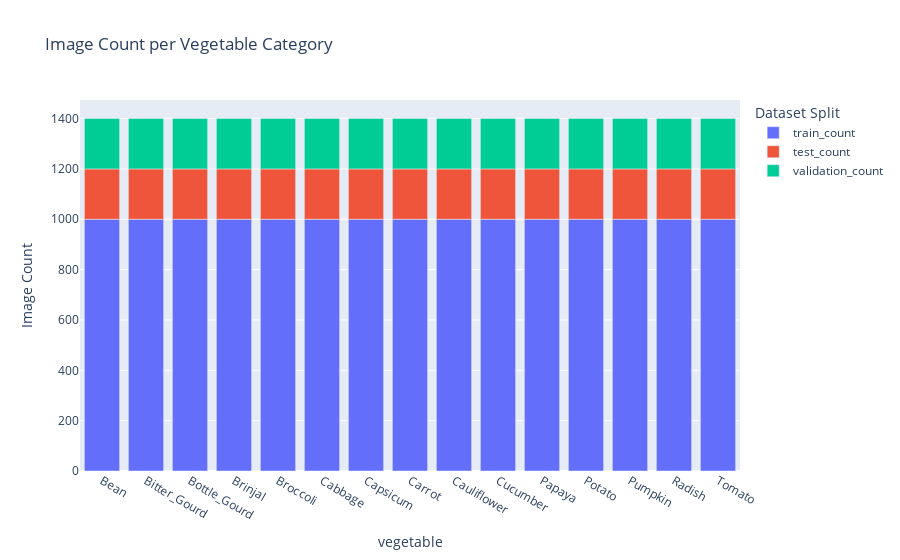

Write notebook code for a chart like this one.
### Code cell
train_dir = "C:/Users/iisha_ol6x3qs/Documents/miniProject/backEnd/train"
test_dir = "C:/Users/iisha_ol6x3qs/Documents/miniProject/backEnd/test"
validation_dir = "C:/Users/iisha_ol6x3qs/Documents/miniProject/backEnd/validation"

# Count images in each category
def count_images(directory):
    categories = os.listdir(directory)
    category_count = {category: len(os.listdir(os.path.join(directory, category))) for category in categories}
    return category_count

train_count = count_images(train_dir)
test_count = count_images(test_dir)
validation_count = count_images(validation_dir)

df_train = pd.DataFrame(list(train_count.items()), columns=["vegetable", "train_count"])
df_test = pd.DataFrame(list(test_count.items()), columns=["vegetable", "test_count"])
df_validation = pd.DataFrame(list(validation_count.items()), columns=["vegetable", "validation_count"])

df = pd.merge(df_train, df_test, on="vegetable")
df = pd.merge(df, df_validation, on="vegetable")

# Plot the counts
fig = px.bar(df, x="vegetable", y=["train_count", "test_count", "validation_count"], 
             title='Image Count per Vegetable Category', 
             labels={'value':'Image Count', 'variable':'Dataset Split'})
fig.show()

### Figure 1 — Plotly figure (JSON) as saved in the notebook; plotly's stock layout.template omitted (floating-point values rounded to 4 significant figures)
{"data": [{"alignmentgroup": "True", "hovertemplate": "Dataset Split=train_count<br>vegetable=%{x}<br>Image Count=%{y}<extra></extra>", "legendgroup": "train_count", "marker": {"color": "#636efa", "pattern": {"shape": ""}}, "name": "train_count", "offsetgroup": "train_count", "orientation": "v", "showlegend": true, "textposition": "auto", "type": "bar", "x": ["Bean", "Bitter_Gourd", "Bottle_Gourd", "Brinjal", "Broccoli", "Cabbage", "Capsicum", "Carrot", "Cauliflower", "Cucumber", "Papaya", "Potato", "Pumpkin", "Radish", "Tomato"], "xaxis": "x", "y": [1000, 1000, 1000, 1000, 1000, 1000, 1000, 1000, 1000, 1000, 1000, 1000, 1000, 1000, 1000], "yaxis": "y"}, {"alignmentgroup": "True", "hovertemplate": "Dataset Split=test_count<br>vegetable=%{x}<br>Image Count=%{y}<extra></extra>", "legendgroup": "test_count", "marker": {"color": "#EF553B", "pattern": {"shape": ""}}, "name": "test_count", "offsetgroup": "test_count", "orientation": "v", "showlegend": true, "textposition": "auto", "type": "bar", "x": ["Bean", "Bitter_Gourd", "Bottle_Gourd", "Brinjal", "Broccoli", "Cabbage", "Capsicum", "Carrot", "Cauliflower", "Cucumber", "Papaya", "Potato", "Pumpkin", "Radish", "Tomato"], "xaxis": "x", "y": [200, 200, 200, 200, 200, 200, 200, 200, 200, 200, 200, 200, 200, 200, 200], "yaxis": "y"}, {"alignmentgroup": "True", "hovertemplate": "Dataset Split=validation_count<br>vegetable=%{x}<br>Image Count=%{y}<extra></extra>", "legendgroup": "validation_count", "marker": {"color": "#00cc96", "pattern": {"shape": ""}}, "name": "validation_count", "offsetgroup": "validation_count", "orientation": "v", "showlegend": true, "textposition": "auto", "type": "bar", "x": ["Bean", "Bitter_Gourd", "Bottle_Gourd", "Brinjal", "Broccoli", "Cabbage", "Capsicum", "Carrot", "Cauliflower", "Cucumber", "Papaya", "Potato", "Pumpkin", "Radish", "Tomato"], "xaxis": "x", "y": [200, 200, 200, 200, 200, 200, 200, 200, 200, 200, 200, 200, 200, 200, 200], "yaxis": "y"}], "layout": {"barmode": "relative", "legend": {"title": {"text": "Dataset Split"}, "tracegroupgap": 0}, "title": {"text": "Image Count per Vegetable Category"}, "xaxis": {"anchor": "y", "domain": [0, 1], "title": {"text": "vegetable"}}, "yaxis": {"anchor": "x", "domain": [0, 1], "title": {"text": "Image Count"}}}}
